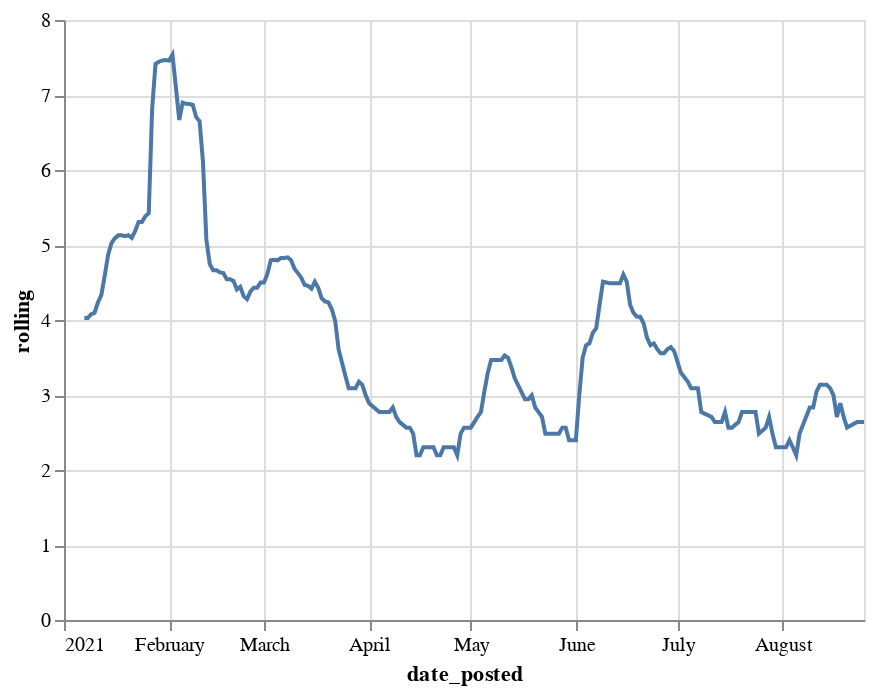

This figure's notebook cell:
### Code cell
moon['rolling'] = moon['created'].rolling(7).sum().apply(log)

display(moon)

alt.Chart(moon).mark_line().encode(
    x = 'date_posted:T',
    y = 'rolling:Q'
)

### Figure 1 — Vega-Lite specification as saved in the notebook (floating-point values rounded to 4 significant figures; data arrays with more than 128 entries replaced by an {"elided": "..."} marker saying what was removed)
{"config": {"view": {"continuousWidth": 400, "continuousHeight": 300}}, "data": {"name": "data-de7bbeb51f0d8de87664e98f3d6e5821"}, "mark": "line", "encoding": {"x": {"type": "temporal", "field": "date_posted"}, "y": {"type": "quantitative", "field": "rolling"}}, "$schema": "https://vega.github.io/schema/vega-lite/v4.8.1.json", "datasets": {"data-de7bbeb51f0d8de87664e98f3d6e5821": {"elided": "211 records"}}}
